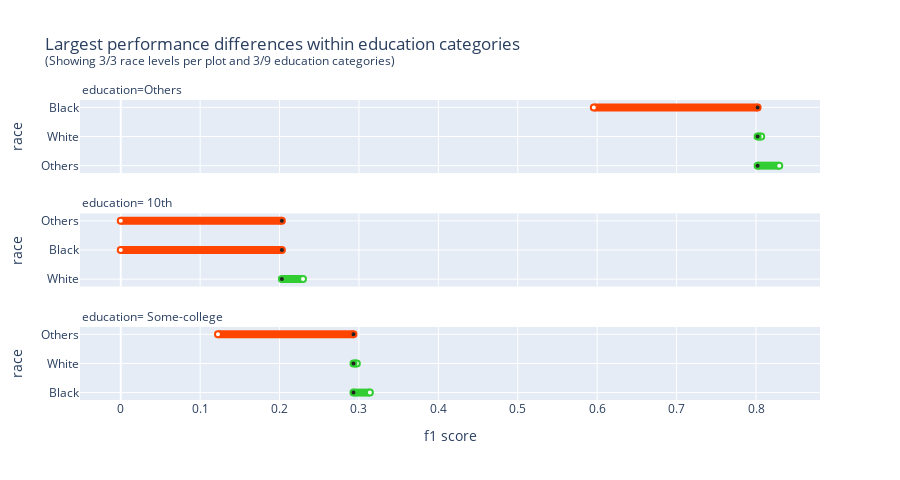

Write notebook code for a chart like this one.
### Markdown cell above
### Control_feature but no model_class

### Code cell
check = PerformanceDisparityReport(protected_feature="race", control_feature="education", scorer="f1")
res = check.run(dataset, model=model)
res.display[0].show(rendered="svg")

### Figure 1 — Plotly figure (JSON) as saved in the notebook; plotly's stock layout.template omitted (floating-point values rounded to 4 significant figures)
{"data": [{"cliponaxis": false, "hovertemplate": ["%{y}: %{x} (group size: 226)<extra></extra>", "baseline: %{x} (group size: 3134)<extra></extra>"], "line": {"color": "limegreen", "width": 8}, "marker": {"color": ["white", "#222222"], "line": {"color": ["limegreen", "limegreen"], "width": [2, 2]}, "size": 6, "symbol": 0}, "mode": "lines+text+markers", "opacity": 1, "showlegend": false, "type": "scatter", "x": [0.8293, 0.802], "xaxis": "x", "y": ["Others", "Others"], "yaxis": "y"}, {"cliponaxis": false, "hovertemplate": ["%{y}: %{x} (group size: 2625)<extra></extra>", "baseline: %{x} (group size: 3134)<extra></extra>"], "line": {"color": "limegreen", "width": 8}, "marker": {"color": ["white", "#222222"], "line": {"color": ["limegreen", "limegreen"], "width": [2, 2]}, "size": 6, "symbol": 0}, "mode": "lines+text+markers", "opacity": 1, "showlegend": false, "type": "scatter", "x": [0.8065, 0.802], "xaxis": "x", "y": [" White", " White"], "yaxis": "y"}, {"cliponaxis": false, "hovertemplate": ["%{y}: %{x} (group size: 283)<extra></extra>", "baseline: %{x} (group size: 3134)<extra></extra>"], "line": {"color": "orangered", "width": 8}, "marker": {"color": ["white", "#222222"], "line": {"color": ["orangered", "orangered"], "width": [2, 2]}, "size": 6, "symbol": 0}, "mode": "lines+text+markers", "opacity": 1, "showlegend": false, "type": "scatter", "x": [0.5957, 0.802], "xaxis": "x", "y": [" Black", " Black"], "yaxis": "y"}, {"cliponaxis": false, "hovertemplate": ["%{y}: %{x} (group size: 762)<extra></extra>", "baseline: %{x} (group size: 933)<extra></extra>"], "line": {"color": "limegreen", "width": 8}, "marker": {"color": ["white", "#222222"], "line": {"color": ["limegreen", "limegreen"], "width": [2, 2]}, "size": 6, "symbol": 0}, "mode": "lines+text+markers", "opacity": 1, "showlegend": false, "type": "scatter", "x": [0.2295, 0.2029], "xaxis": "x2", "y": [" White", " White"], "yaxis": "y2"}, {"cliponaxis": false, "hovertemplate": ["%{y}: %{x} (group size: 133)<extra></extra>", "baseline: %{x} (group size: 933)<extra></extra>"], "line": {"color": "orangered", "width": 8}, "marker": {"color": ["white", "#222222"], "line": {"color": ["orangered", "orangered"], "width": [2, 2]}, "size": 6, "symbol": 0}, "mode": "lines+text+markers", "opacity": 1, "showlegend": false, "type": "scatter", "x": [0, 0.2029], "xaxis": "x2", "y": [" Black", " Black"], "yaxis": "y2"}, {"cliponaxis": false, "hovertemplate": ["%{y}: %{x} (group size: 38)<extra></extra>", "baseline: %{x} (group size: 933)<extra></extra>"], "line": {"color": "orangered", "width": 8}, "marker": {"color": ["white", "#222222"], "line": {"color": ["orangered", "orangered"], "width": [2, 2]}, "size": 6, "symbol": 0}, "mode": "lines+text+markers", "opacity": 1, "showlegend": false, "type": "scatter", "x": [0, 0.2029], "xaxis": "x2", "y": ["Others", "Others"], "yaxis": "y2"}, {"cliponaxis": false, "hovertemplate": ["%{y}: %{x} (group size: 746)<extra></extra>", "baseline: %{x} (group size: 7291)<extra></extra>"], "line": {"color": "limegreen", "width": 8}, "marker": {"color": ["white", "#222222"], "line": {"color": ["limegreen", "limegreen"], "width": [2, 2]}, "size": 6, "symbol": 0}, "mode": "lines+text+markers", "opacity": 1, "showlegend": false, "type": "scatter", "x": [0.3137, 0.2931], "xaxis": "x3", "y": [" Black", " Black"], "yaxis": "y3"}, {"cliponaxis": false, "hovertemplate": ["%{y}: %{x} (group size: 6207)<extra></extra>", "baseline: %{x} (group size: 7291)<extra></extra>"], "line": {"color": "limegreen", "width": 8}, "marker": {"color": ["white", "#222222"], "line": {"color": ["limegreen", "limegreen"], "width": [2, 2]}, "size": 6, "symbol": 0}, "mode": "lines+text+markers", "opacity": 1, "showlegend": false, "type": "scatter", "x": [0.2973, 0.2931], "xaxis": "x3", "y": [" White", " White"], "yaxis": "y3"}, {"cliponaxis": false, "hovertemplate": ["%{y}: %{x} (group size: 338)<extra></extra>", "baseline: %{x} (group size: 7291)<extra></extra>"], "line": {"color": "orangered", "width": 8}, "marker": {"color": ["white", "#222222"], "line": {"color": ["orangered", "orangered"], "width": [2, 2]}, "size": 6, "symbol": 0}, "mode": "lines+text+markers", "opacity": 1, "showlegend": false, "type": "scatter", "x": [0.1224, 0.2931], "xaxis": "x3", "y": ["Others", "Others"], "yaxis": "y3"}], "layout": {"annotations": [{"font": {"size": 12}, "showarrow": false, "text": "education=Others", "x": 0, "xanchor": "left", "xref": "paper", "y": 1, "yanchor": "bottom", "yref": "paper"}, {"font": {"size": 12}, "showarrow": false, "text": "education= 10th", "x": 0, "xanchor": "left", "xref": "paper", "y": 0.6218, "yanchor": "bottom", "yref": "paper"}, {"font": {"size": 12}, "showarrow": false, "text": "education= Some-college", "x": 0, "xanchor": "left", "xref": "paper", "y": 0.2435, "yanchor": "bottom", "yref": "paper"}], "height": 480, "title": {"text": "Largest performance differences within education categories<br><sup>(Showing 3/3 race levels per plot and 3/9 education categories)</sup>"}, "xaxis": {"anchor": "y", "domain": [0, 1], "matches": "x3", "showticklabels": false}, "xaxis2": {"anchor": "y2", "domain": [0, 1], "matches": "x3", "showticklabels": false}, "xaxis3": {"anchor": "y3", "domain": [0, 1], "title": {"text": "f1 score"}}, "yaxis": {"anchor": "x", "domain": [0.7565, 1], "tickmode": "linear", "title": {"text": "race"}}, "yaxis2": {"anchor": "x2", "domain": [0.3782, 0.6218], "tickmode": "linear", "title": {"text": "race"}}, "yaxis3": {"anchor": "x3", "domain": [0, 0.2435], "tickmode": "linear", "title": {"text": "race"}}}}
